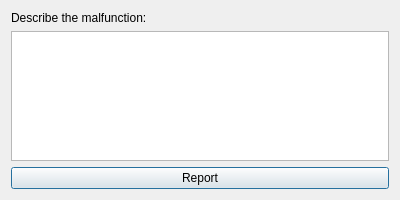
<?xml version="1.0" encoding="UTF-8"?>
<ui version="4.0">
 <class>MalfunctionDialog</class>
 <widget class="QDialog" name="MalfunctionDialog">
  <property name="geometry"><rect><x>0</x><y>0</y><width>400</width><height>200</height></rect></property>
  <layout class="QVBoxLayout" name="verticalLayout">
   <item><widget class="QLabel" name="label"><property name="text"><string>Describe the malfunction:</string></property></widget></item>
   <item><widget class="QTextEdit" name="textEdit_description"/></item>
   <item><widget class="QPushButton" name="btn_report"><property name="text"><string>Report</string></property></widget></item>
  </layout>
 </widget>
 <resources/>
 <connections/>
</ui>
